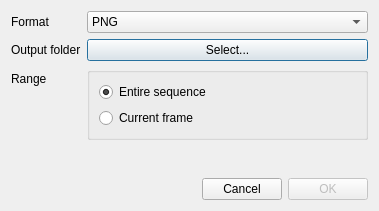
<?xml version="1.0" encoding="UTF-8"?>
<ui version="4.0">
 <class>ExportDialog</class>
 <widget class="QDialog" name="ExportDialog">
  <property name="geometry">
   <rect>
    <x>0</x>
    <y>0</y>
    <width>379</width>
    <height>211</height>
   </rect>
  </property>
  <property name="windowTitle">
   <string>Export project</string>
  </property>
  <layout class="QVBoxLayout" name="verticalLayout">
   <item>
    <layout class="QFormLayout" name="formLayout">
     <item row="0" column="0">
      <widget class="QLabel" name="label">
       <property name="text">
        <string>Format</string>
       </property>
      </widget>
     </item>
     <item row="0" column="1">
      <widget class="QComboBox" name="format">
       <item>
        <property name="text">
         <string>PNG</string>
        </property>
       </item>
       <item>
        <property name="text">
         <string>C Header</string>
        </property>
       </item>
      </widget>
     </item>
     <item row="1" column="0">
      <widget class="QLabel" name="label_2">
       <property name="text">
        <string>Output folder</string>
       </property>
      </widget>
     </item>
     <item row="1" column="1">
      <widget class="QPushButton" name="folderButton">
       <property name="text">
        <string>Select...</string>
       </property>
      </widget>
     </item>
     <item row="2" column="0">
      <widget class="QLabel" name="label_3">
       <property name="text">
        <string>Range</string>
       </property>
      </widget>
     </item>
     <item row="2" column="1">
      <widget class="QGroupBox" name="rangeGroup">
       <property name="title">
        <string/>
       </property>
       <layout class="QVBoxLayout" name="verticalLayout_2">
        <item>
         <widget class="QRadioButton" name="radioButton">
          <property name="text">
           <string>Entire sequence</string>
          </property>
          <property name="checked">
           <bool>true</bool>
          </property>
         </widget>
        </item>
        <item>
         <widget class="QRadioButton" name="radioButton_2">
          <property name="text">
           <string>Current frame</string>
          </property>
         </widget>
        </item>
       </layout>
      </widget>
     </item>
    </layout>
   </item>
   <item>
    <layout class="QHBoxLayout" name="horizontalLayout_2">
     <item>
      <spacer name="horizontalSpacer">
       <property name="orientation">
        <enum>Qt::Horizontal</enum>
       </property>
       <property name="sizeHint" stdset="0">
        <size>
         <width>40</width>
         <height>20</height>
        </size>
       </property>
      </spacer>
     </item>
     <item>
      <widget class="QPushButton" name="buttonCancel">
       <property name="text">
        <string>Cancel</string>
       </property>
      </widget>
     </item>
     <item>
      <widget class="QPushButton" name="buttonOk">
       <property name="enabled">
        <bool>false</bool>
       </property>
       <property name="text">
        <string>OK</string>
       </property>
       <property name="flat">
        <bool>false</bool>
       </property>
      </widget>
     </item>
    </layout>
   </item>
  </layout>
 </widget>
 <resources/>
 <connections>
  <connection>
   <sender>buttonOk</sender>
   <signal>clicked()</signal>
   <receiver>ExportDialog</receiver>
   <slot>accept()</slot>
   <hints>
    <hint type="sourcelabel">
     <x>331</x>
     <y>175</y>
    </hint>
    <hint type="destinationlabel">
     <x>309</x>
     <y>197</y>
    </hint>
   </hints>
  </connection>
  <connection>
   <sender>buttonCancel</sender>
   <signal>pressed()</signal>
   <receiver>ExportDialog</receiver>
   <slot>reject()</slot>
   <hints>
    <hint type="sourcelabel">
     <x>238</x>
     <y>176</y>
    </hint>
    <hint type="destinationlabel">
     <x>203</x>
     <y>197</y>
    </hint>
   </hints>
  </connection>
  <connection>
   <sender>folderButton</sender>
   <signal>pressed()</signal>
   <receiver>ExportDialog</receiver>
   <slot>onFolderSelectButtonPressed()</slot>
   <hints>
    <hint type="sourcelabel">
     <x>156</x>
     <y>53</y>
    </hint>
    <hint type="destinationlabel">
     <x>24</x>
     <y>80</y>
    </hint>
   </hints>
  </connection>
 </connections>
 <slots>
  <slot>onFolderSelectButtonPressed()</slot>
 </slots>
</ui>
